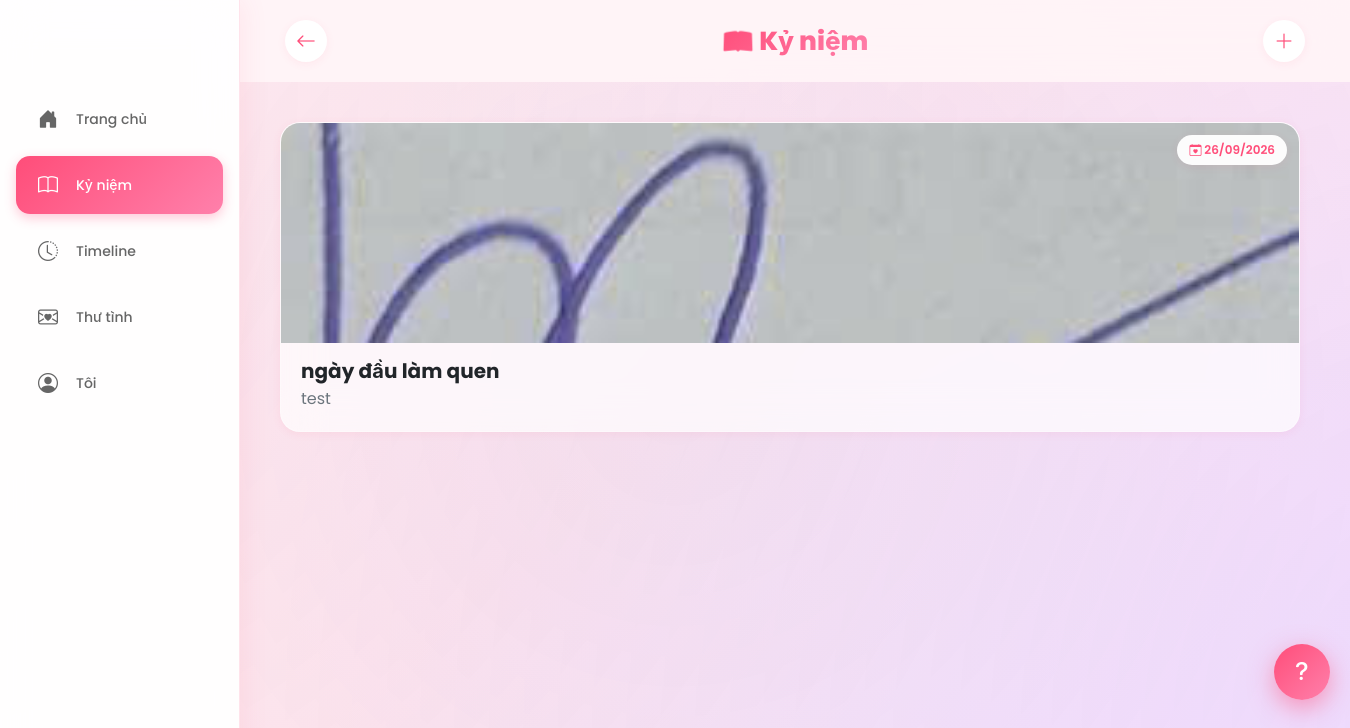
/loveapp/public/index.php?action=memories (signed in), run on the app's committed database.
### tables this page shows
CREATE TABLE `memories` (
  `id` int(11) NOT NULL,
  `couple_id` int(11) NOT NULL,
  `title` varchar(255) NOT NULL,
  `description` text DEFAULT NULL,
  `event_date` date NOT NULL,
  `image_url` varchar(500) DEFAULT NULL,
  `created_by` int(11) NOT NULL,
  `created_at` timestamp NOT NULL DEFAULT current_timestamp()
);

### app/controllers/MemoryController.php (called while the page is built, shortened)
<?php
require_once __DIR__ . '/../models/Memory.php';
require_once __DIR__ . '/../models/User.php';
require_once __DIR__ . '/../../config/database.php';
class MemoryController {
    private $db;
    public function __construct() {
        $database = new Database();
        $this->db = $database->getConnection();
    }
    public function index() {
        $userModel = new User($this->db);
        $user = $userModel->findById(current_user_id());
        $memoryModel = new Memory($this->db);
        $memories = $memoryModel->getByCouple($user['couple_id']);
        require_once __DIR__ . '/../views/memories.php';
    }
}
?>

### config/database.php (called while the page is built, shortened)
<?php
class Database
{
    private $host = "localhost";
    private $db_name = "lovex_db";
    private $username = "root";
    private $password = "";
    public function getConnection()
    {
        $this->conn = null;
        try {
            $this->conn = new PDO(
                "mysql:host={$this->host};dbname={$this->db_name};charset=utf8mb4",
                $this->username,
                $this->password,
                [
                    PDO::ATTR_ERRMODE => PDO::ERRMODE_EXCEPTION,
                    PDO::ATTR_DEFAULT_FETCH_MODE => PDO::FETCH_ASSOC,
                    PDO::ATTR_EMULATE_PREPARES => false
                ]
            );
        } catch (PDOException $e) {
            die("Lỗi kết nối Database: " . $e->getMessage());
        }
        return $this->conn;
    }
}
function base_url($path = '')
{
    return "/loveapp/public/" . ltrim($path, '/');
}
function current_user_id()
{
    return $_SESSION['user_id'] ?? null;
}

### app/models/User.php (called while the page is built, shortened)
<?php
class User {
    private $conn;
    private $table = "users";
    public function __construct($db) {
        $this->conn = $db;
    }
    public function findById($id) {
        $stmt = $this->conn->prepare("SELECT * FROM {$this->table} WHERE id = ? LIMIT 1");
        $stmt->execute([$id]);
        return $stmt->fetch();
    }
}
?>

### app/models/Memory.php (called while the page is built, shortened)
<?php
class Memory {
    private $conn;
    public function __construct($db) {
        $this->conn = $db;
    }
    public function getByCouple($couple_id) {
        $stmt = $this->conn->prepare(
            "SELECT m.*, u.display_name FROM memories m
             JOIN users u ON m.created_by = u.id
             WHERE m.couple_id = ? ORDER BY m.event_date DESC"
        );
        $stmt->execute([$couple_id]);
        return $stmt->fetchAll();
    }
}
?>

### app/views/memories.php (the view, shortened to what this page needs)
<?php
require_once __DIR__ . '/layouts/header.php';
?>
<header class="app-header">
    <div class="container">
        <div class="d-flex justify-content-between align-items-center">
            <a href="<?= base_url('index.php?action=home') ?>" class="btn-icon">
                <i class="bi bi-arrow-left"></i>
            </a>
            <div class="logo">📖 Kỷ niệm</div>
            <button class="btn-icon" onclick="openMemoryModal()">
                <i class="bi bi-plus-lg"></i>
            </button>
        </div>
    </div>
</header>
<main class="container pb-5">
    <?php if (empty($memories)): ?>
        <div class="empty-state text-center py-5" data-aos="zoom-in">
            <i class="bi bi-book"></i>
            <h5 class="mt-3">Chưa có kỷ niệm nào</h5>
            <p class="text-muted">Hãy lưu lại những khoảnh khắc đáng nhớ của hai bạn!</p>
            <button class="btn btn-lovex mt-2" onclick="openMemoryModal()">
                <i class="bi bi-plus-circle"></i> Thêm kỷ niệm đầu tiên
            </button>
        </div>
    <?php else: ?>
        <div class="row g-3">
            <?php foreach ($memories as $index => $mem): ?>
                <div class="col-12" data-aos="fade-up" data-aos-delay="<?= $index * 50 ?>">
                    <div class="memory-card">
                        <?php if ($mem['image_url']): ?>
                            <div class="memory-img-wrapper">
                                <img src="<?= base_url($mem['image_url']) ?>" class="memory-img" alt="">
                                <div class="memory-date-badge">
                                    <i class="bi bi-calendar-heart"></i>
                                    <?= date('d/m/Y', strtotime($mem['event_date'])) ?>
                                </div>
                            </div>
                        <?php endif; ?>
                        <div class="memory-content">
                            <h5 class="fw-bold mb-1"><?= htmlspecialchars($mem['title']) ?></h5>
                            <?php if ($mem['description']): ?>
                                <p class="mb-0 text-secondary"><?= nl2br(htmlspecialchars($mem['description'])) ?></p>
                            <?php endif; ?>
                        </div>
                    </div>
                </div>
            <?php endforeach; ?>
        </div>
    <?php endif; ?>
</main>
<?php require_once __DIR__ . '/layouts/footer.php'; ?>

### public/css/style.css (style rules this page uses)
:root { --pink-primary: #ff4d79; --pink-light: #ff80ab; --pink-soft: #ffe4e9; --pink-bg: #fff5f8; --purple: #a855f7; --purple-light: #c084fc; --blue: #4d9fff; --blue-light: #93c5fd; --yellow: #ffb84d; --green: #4caf50; --gradient: linear-gradient(135deg, #ff4d79 0%, #ff80ab 100%); --gradient-purple: linear-gradient(135deg, #a855f7 0%, #ec4899 100%); --gradient-blue: linear-gradient(135deg, #4d9fff 0%, #a855f7 100%); --gradient-sunset: linear-gradient(135deg, #ff6b6b 0%, #ffb84d 100%); --gradient-aurora: linear-gradient( 135deg, #ff4d79 0%, #a855f7 50%, #4d9fff 100% ); --gradient-soft: linear-gradient(135deg, #ffe4e9 0%, #fff5f8 100%); --glass-bg: rgba(255, 255, 255, 0.7); --glass-border: rgba(255, 255, 255, 0.3); --glass-blur: blur(20px); --shadow-sm: 0 2px 8px rgba(255, 77, 121, 0.08); --shadow-md: 0 8px 24px rgba(255, 77, 121, 0.15); --shadow-lg: 0 16px 40px rgba(255, 77, 121, 0.2); --shadow-glow: 0 0 40px rgba(255, 77, 121, 0.3); --radius: 20px; --radius-sm: 12px; --radius-lg: 28px; --transition: all 0.4s cubic-bezier(0.4, 0, 0.2, 1); --transition-bounce: all 0.5s cubic-bezier(0.68, -0.55, 0.265, 1.55); }
* { font-family: "Poppins", -apple-system, sans-serif; }
body { background: var(--pink-bg); padding-bottom: 100px; min-height: 100vh; }
.app-header { padding: 16px 0; background: rgba(255, 245, 248, 0.9); backdrop-filter: blur(20px); position: sticky; top: 0; z-index: 100; margin-bottom: 20px; }
.logo { font-size: 22px; font-weight: 800; background: var(--gradient); -webkit-background-clip: text; -webkit-text-fill-color: transparent; background-clip: text; }
.btn-icon { width: 42px; height: 42px; border-radius: 50%; border: none; background: white; color: var(--pink-primary); display: flex; align-items: center; justify-content: center; font-size: 20px; box-shadow: var(--shadow-sm); transition: all 0.3s; text-decoration: none; }
.memory-card { background: white; border-radius: var(--radius); overflow: hidden; box-shadow: var(--shadow-sm); transition: all 0.3s; }
.memory-img { width: 100%; height: 200px; object-fit: cover; }
.memory-content { padding: 16px 20px 20px; }
@media (min-width: 768px) { body { padding-bottom: 0 !important; background: linear-gradient(135deg, #fff5f8 0%, #ffe9f0 50%, #f5e6ff 100%); min-height: 100vh; } }
@media (min-width: 768px) { .container { max-width: 500px; } }
@media (min-width: 768px) { body::before { opacity: 0.6; } }
@media (min-width: 768px) { .container { max-width: 1100px !important; padding-left: 24px; padding-right: 24px; } }
@media (min-width: 768px) { main.container { padding-top: 20px; padding-bottom: 40px; } }
@media (min-width: 768px) { .app-header { padding: 20px 0; } }
@media (min-width: 768px) { .app-header .container { max-width: 1100px !important; } }
@media (min-width: 768px) { .logo { font-size: 26px; } }
@media (min-width: 768px) { body:has(.bottom-nav) .app-header, body:has(.bottom-nav) main.container { margin-left: 240px; max-width: calc(100% - 240px); } }
@media (min-width: 768px) { body:has(.bottom-nav) .app-header .container, body:has(.bottom-nav) main.container { max-width: 1100px !important; padding-left: 40px; padding-right: 40px; } }
@media (min-width: 1200px) { .container, .app-header .container { max-width: 1200px !important; } }
.memory-img-wrapper { position: relative; overflow: hidden; }
.memory-img { width: 100%; height: 220px; object-fit: cover; transition: transform 0.5s; }
.memory-date-badge { position: absolute; top: 12px; right: 12px; background: rgba(255, 255, 255, 0.95); backdrop-filter: blur(10px); color: var(--pink-primary); padding: 6px 12px; border-radius: 20px; font-size: 12px; font-weight: 600; box-shadow: var(--shadow-sm); }
body::before { content: ""; position: fixed; top: -50%; left: -50%; width: 200%; height: 200%; background: radial-gradient( circle at 20% 30%, rgba(255, 77, 121, 0.15) 0%, transparent 50% ), radial-gradient( circle at 80% 70%, rgba(168, 85, 247, 0.15) 0%, transparent 50% ), radial-gradient( circle at 50% 50%, rgba(77, 159, 255, 0.1) 0%, transparent 50% ); animation: auroraMove 20s ease-in-out infinite; z-index: -1; pointer-events: none; }
.today-card, .settings-card, .memory-card { background: var(--glass-bg); backdrop-filter: var(--glass-blur); -webkit-backdrop-filter: var(--glass-blur); border: 1px solid var(--glass-border); }

### data on the page
memories: image_url (picture), event_date "26/09/2026", title "ngày đầu làm quen", description "test"
